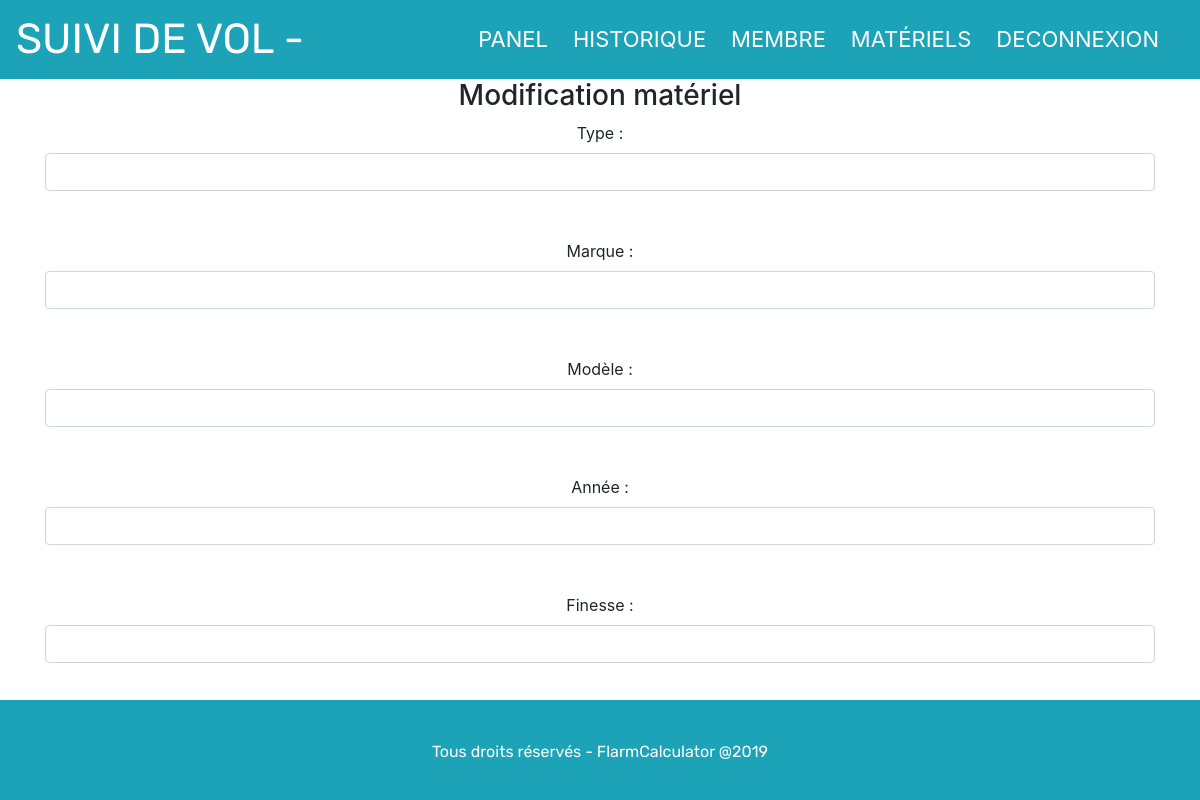
The page /PanelAdmin/edit_equipment.php?id=1 (signed in) on the database as committed earlier.
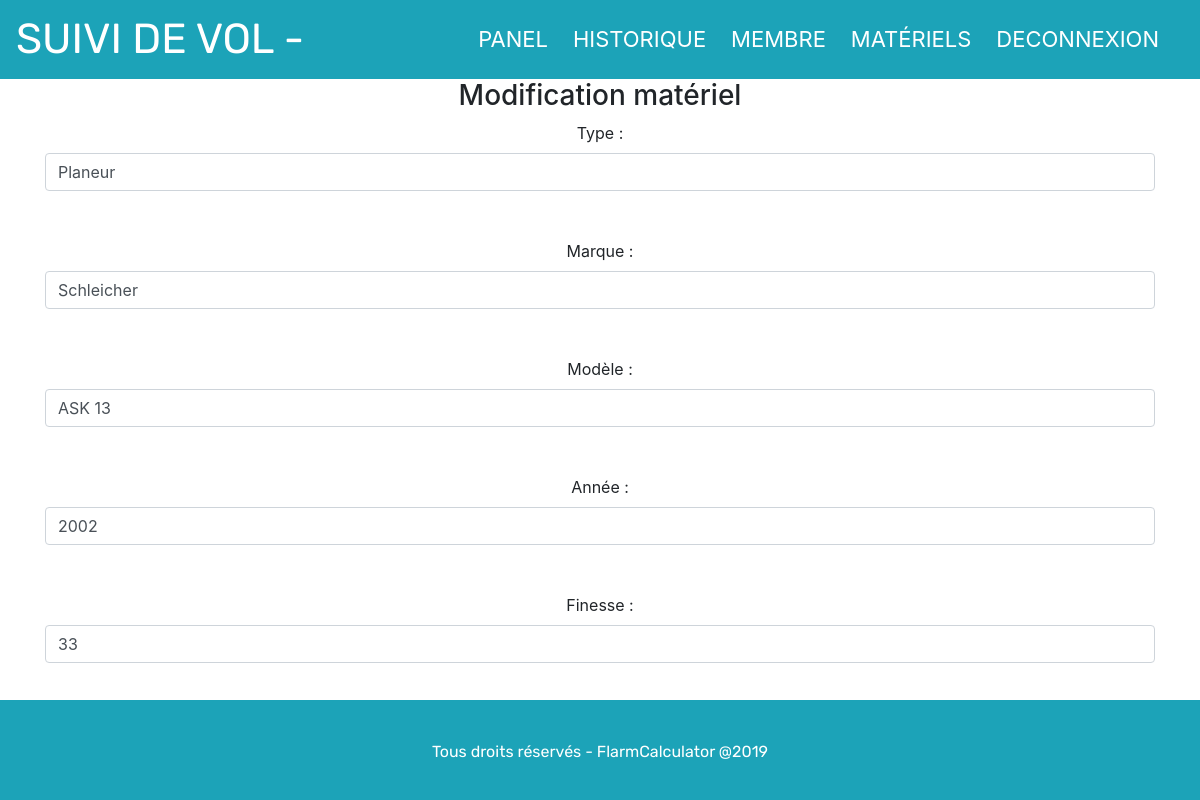
The same page on the database as committed later.
### tables this page shows
CREATE TABLE `machine` (
  `id` int(11) NOT NULL,
  `type` varchar(255) NOT NULL,
  `marque` varchar(255) NOT NULL,
  `modele` varchar(255) NOT NULL,
  `annee` int(11) NOT NULL,
  `finesse` float NOT NULL,
  `immatriculation` varchar(20) NOT NULL
);

### function/function.php (the view, shortened to what this page needs)
<?php
function selectMachineId()
{
  return "SELECT * FROM machine WHERE id=:id";
}
function displayInfoMachine($bdd)
{
  $id = $_GET['id'];
  $query = $bdd->prepare(selectMachineId());
  $array  =array(
    'id'=> $id
  );
  $query->execute($array);
  $data=$query->fetch();
  if($data)
  {
    echo '<form class="form-group" action="update_equipment.php?id='.$data['id'].'" method="post">';
    echo '<label>Type : </label>';
    echo '<input class="form-control" type="text" name="type" value="'.$data['type'].'" required/>'.'</br>'.'</br>';
    echo '<label>Marque : </label>';
    echo '<input class="form-control" type="text" name="marque" value="'.$data['marque'].'" required/>'.'</br>'.'</br>';
    echo '<label>Modèle : </label>';
    echo '<input class="form-control" type="text" name="modele" value="'.$data['modele'].'" required/>'.'</br>'.'</br>';
    echo '<label>Année : </label>';
    echo '<input class="form-control" type="number" min="1900" max="2050" name="annee" value="'.$data['annee'].'" required/>'.'</br>'.'</br>';
    echo '<label>Finesse : </label>';
    echo '<input class="form-control" type="text"  name="finesse" value="'.$data['finesse'].'" required/>'.'</br>'.'</br>';
    echo '</form>';
  }
  else
  {
    echo '<p>'."Aucun résultat n'a pas été trouvé...".'</p>';
  }
}

### PanelAdmin/edit_equipment.php (shortened to what this page needs)
<?php
require_once '../function/function.php';
require_once '../function/db-config.php';
?>
<!DOCTYPE html>
<html lang="fr" dir="">
    <?php include('../include/admin/header.php'); ?>
  <body>
    <?php include('../include/admin/navbar.php'); ?>
    <div class="container">
      <center>
        <h3>Modification matériel</h3>
        <?php displayInfoMachine($bdd); ?>
      </center>
    </div>
    <?php include('../include/footer.php'); ?>
  </body>
</html>

### include/admin/header.php (shortened to what this page needs)
<head>
  <link rel="stylesheet" href="https://use.fontawesome.com/releases/v5.6.3/css/all.css">
  <link rel="stylesheet" href="https://stackpath.bootstrapcdn.com/bootstrap/4.2.1/css/bootstrap.min.css">
  <link rel="stylesheet" type="text/css" href="../css/style.css">
</head>

### include/admin/navbar.php (shortened to what this page needs)
<div id="menu">
  <nav class="navbar navbar-expand-lg">
    <a class="color-menu" href="../index.php">Suivi de vol - <?php echo $_SESSION['login']; ?> </a>
    <div class="collapse navbar-collapse" id="navbarNav">
      <ul class="navbar-nav ml-auto">
        <li class="nav-item">
          <a class="item-menu" href="../PanelAdmin/panel.php">Panel</a>
        </li>
        <li class="nav-item">
          <a class="item-menu" href="../PanelAdmin/hist_adm.php">Historique</a>
        </li>
        <li class="nav-item">
          <a class="item-menu" href="../PanelAdmin/list_member.php">Membre</a>
        </li>
        <li class="nav-item">
          <a class="item-menu" href="../PanelAdmin/list_equipment.php">Matériels</a>
        </li>
        <li class="nav-item">
          <a class="item-menu" href="../function/script_disconnect.php">Deconnexion</a>
        </li>
      </ul>
    </div>
  </nav>
</div>

### include/footer.php
<footer id="footer-color">
  <div class="footer-text">
    <p>Tous droits réservés - FlarmCalculator @2019</p>
  </div>
</footer>

### css/style.css (style rules this page uses)
html { height: 100%; }
body { margin:0; padding: 0; min-height: 100%; position: relative; }
#menu { background-color: #1CA3B8; }
.color-menu { font-size: 42px; color: white; text-transform: uppercase; font-weight: normal; font-family: 'Rubik', sans-serif; }
.item-menu { text-transform: uppercase; font-weight: normal; font-size: 22px; color: white; margin-right: 25px; }
#footer-color { position: absolute; left: 0; bottom: 0; width: 100%; height: 100px; background-color: #1CA3B8; }
.footer-text { padding-top: 40px; text-align: center; font-weight: normal; font-family: 'Rubik', sans-serif; color: white; }

Rows that differ between the two databases and show on the page:
now on this page (row edited): machine: type "Planeur", marque "Schleicher", modele "ASK 13", annee "2002", finesse "33"
